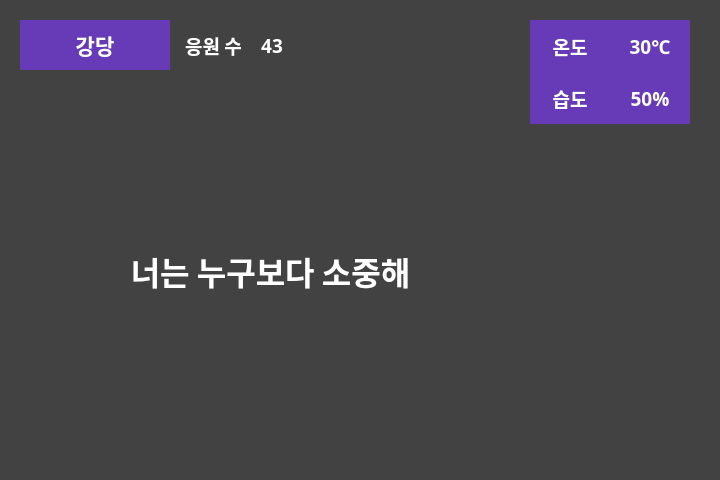
<?xml version="1.0" encoding="UTF-8"?>
<ui version="4.0">
 <class>Dialog</class>
 <widget class="QDialog" name="Dialog">
  <property name="geometry">
   <rect>
    <x>0</x>
    <y>0</y>
    <width>720</width>
    <height>480</height>
   </rect>
  </property>
  <property name="palette">
   <palette>
    <active>
     <colorrole role="Button">
      <brush brushstyle="SolidPattern">
       <color alpha="255">
        <red>66</red>
        <green>66</green>
        <blue>66</blue>
       </color>
      </brush>
     </colorrole>
     <colorrole role="Base">
      <brush brushstyle="SolidPattern">
       <color alpha="255">
        <red>66</red>
        <green>66</green>
        <blue>66</blue>
       </color>
      </brush>
     </colorrole>
     <colorrole role="Window">
      <brush brushstyle="SolidPattern">
       <color alpha="255">
        <red>66</red>
        <green>66</green>
        <blue>66</blue>
       </color>
      </brush>
     </colorrole>
    </active>
    <inactive>
     <colorrole role="Button">
      <brush brushstyle="SolidPattern">
       <color alpha="255">
        <red>66</red>
        <green>66</green>
        <blue>66</blue>
       </color>
      </brush>
     </colorrole>
     <colorrole role="Base">
      <brush brushstyle="SolidPattern">
       <color alpha="255">
        <red>66</red>
        <green>66</green>
        <blue>66</blue>
       </color>
      </brush>
     </colorrole>
     <colorrole role="Window">
      <brush brushstyle="SolidPattern">
       <color alpha="255">
        <red>66</red>
        <green>66</green>
        <blue>66</blue>
       </color>
      </brush>
     </colorrole>
    </inactive>
    <disabled>
     <colorrole role="Button">
      <brush brushstyle="SolidPattern">
       <color alpha="255">
        <red>66</red>
        <green>66</green>
        <blue>66</blue>
       </color>
      </brush>
     </colorrole>
     <colorrole role="Base">
      <brush brushstyle="SolidPattern">
       <color alpha="255">
        <red>66</red>
        <green>66</green>
        <blue>66</blue>
       </color>
      </brush>
     </colorrole>
     <colorrole role="Window">
      <brush brushstyle="SolidPattern">
       <color alpha="255">
        <red>66</red>
        <green>66</green>
        <blue>66</blue>
       </color>
      </brush>
     </colorrole>
    </disabled>
   </palette>
  </property>
  <property name="contextMenuPolicy">
   <enum>Qt::NoContextMenu</enum>
  </property>
  <property name="acceptDrops">
   <bool>false</bool>
  </property>
  <property name="windowTitle">
   <string>Dialog</string>
  </property>
  <property name="styleSheet">
   <string notr="true">background:rgb(66, 66, 66)</string>
  </property>
  <widget class="QLabel" name="place">
   <property name="geometry">
    <rect>
     <x>20</x>
     <y>20</y>
     <width>150</width>
     <height>50</height>
    </rect>
   </property>
   <property name="font">
    <font>
     <family>나눔고딕</family>
     <pointsize>16</pointsize>
     <weight>75</weight>
     <bold>true</bold>
    </font>
   </property>
   <property name="layoutDirection">
    <enum>Qt::LeftToRight</enum>
   </property>
   <property name="styleSheet">
    <string notr="true">background:rgb(103, 58, 183);
color:rgb(255, 255, 255);</string>
   </property>
   <property name="text">
    <string>강당</string>
   </property>
   <property name="alignment">
    <set>Qt::AlignCenter</set>
   </property>
  </widget>
  <widget class="QWidget" name="horizontalLayoutWidget">
   <property name="geometry">
    <rect>
     <x>180</x>
     <y>30</y>
     <width>121</width>
     <height>31</height>
    </rect>
   </property>
   <layout class="QHBoxLayout" name="horizontalLayout">
    <property name="leftMargin">
     <number>5</number>
    </property>
    <property name="topMargin">
     <number>5</number>
    </property>
    <property name="rightMargin">
     <number>5</number>
    </property>
    <property name="bottomMargin">
     <number>5</number>
    </property>
    <item>
     <widget class="QLabel" name="cheering">
      <property name="font">
       <font>
        <family>나눔고딕</family>
        <pointsize>14</pointsize>
        <weight>75</weight>
        <bold>true</bold>
       </font>
      </property>
      <property name="layoutDirection">
       <enum>Qt::LeftToRight</enum>
      </property>
      <property name="styleSheet">
       <string notr="true">color:rgb(255, 255, 255);</string>
      </property>
      <property name="text">
       <string>응원 수</string>
      </property>
      <property name="alignment">
       <set>Qt::AlignCenter</set>
      </property>
     </widget>
    </item>
    <item>
     <widget class="QLabel" name="cheering_data">
      <property name="font">
       <font>
        <family>나눔고딕</family>
        <pointsize>14</pointsize>
        <weight>75</weight>
        <bold>true</bold>
       </font>
      </property>
      <property name="layoutDirection">
       <enum>Qt::LeftToRight</enum>
      </property>
      <property name="styleSheet">
       <string notr="true">color:rgb(255, 255, 255);</string>
      </property>
      <property name="text">
       <string>43</string>
      </property>
      <property name="alignment">
       <set>Qt::AlignCenter</set>
      </property>
     </widget>
    </item>
   </layout>
  </widget>
  <widget class="QWidget" name="gridLayoutWidget">
   <property name="geometry">
    <rect>
     <x>530</x>
     <y>20</y>
     <width>160</width>
     <height>104</height>
    </rect>
   </property>
   <layout class="QGridLayout" name="gridLayout">
    <property name="spacing">
     <number>0</number>
    </property>
    <item row="2" column="2">
     <widget class="QLabel" name="humidity_data">
      <property name="font">
       <font>
        <family>나눔고딕</family>
        <pointsize>14</pointsize>
        <weight>75</weight>
        <bold>true</bold>
       </font>
      </property>
      <property name="layoutDirection">
       <enum>Qt::LeftToRight</enum>
      </property>
      <property name="styleSheet">
       <string notr="true">background:rgb(103, 58, 183);
color:rgb(255, 255, 255);</string>
      </property>
      <property name="text">
       <string>50%</string>
      </property>
      <property name="alignment">
       <set>Qt::AlignCenter</set>
      </property>
     </widget>
    </item>
    <item row="1" column="1">
     <widget class="QLabel" name="temperautre">
      <property name="font">
       <font>
        <family>나눔고딕</family>
        <pointsize>14</pointsize>
        <weight>75</weight>
        <bold>true</bold>
       </font>
      </property>
      <property name="layoutDirection">
       <enum>Qt::LeftToRight</enum>
      </property>
      <property name="styleSheet">
       <string notr="true">background:rgb(103, 58, 183);
color:rgb(255, 255, 255);</string>
      </property>
      <property name="text">
       <string>온도</string>
      </property>
      <property name="alignment">
       <set>Qt::AlignCenter</set>
      </property>
     </widget>
    </item>
    <item row="2" column="1">
     <widget class="QLabel" name="humidity">
      <property name="font">
       <font>
        <family>나눔고딕</family>
        <pointsize>14</pointsize>
        <weight>75</weight>
        <bold>true</bold>
       </font>
      </property>
      <property name="layoutDirection">
       <enum>Qt::LeftToRight</enum>
      </property>
      <property name="styleSheet">
       <string notr="true">background:rgb(103, 58, 183);
color:rgb(255, 255, 255);</string>
      </property>
      <property name="text">
       <string>습도</string>
      </property>
      <property name="alignment">
       <set>Qt::AlignCenter</set>
      </property>
     </widget>
    </item>
    <item row="1" column="2">
     <widget class="QLabel" name="temperautre_data">
      <property name="font">
       <font>
        <family>나눔고딕</family>
        <pointsize>14</pointsize>
        <weight>75</weight>
        <bold>true</bold>
       </font>
      </property>
      <property name="layoutDirection">
       <enum>Qt::LeftToRight</enum>
      </property>
      <property name="styleSheet">
       <string notr="true">background:rgb(103, 58, 183);
color:rgb(255, 255, 255);</string>
      </property>
      <property name="text">
       <string>30℃</string>
      </property>
      <property name="alignment">
       <set>Qt::AlignCenter</set>
      </property>
     </widget>
    </item>
   </layout>
  </widget>
  <widget class="QPushButton" name="index_up">
   <property name="geometry">
    <rect>
     <x>540</x>
     <y>160</y>
     <width>150</width>
     <height>100</height>
    </rect>
   </property>
   <property name="palette">
    <palette>
     <active>
      <colorrole role="Button">
       <brush brushstyle="SolidPattern">
        <color alpha="255">
         <red>66</red>
         <green>66</green>
         <blue>66</blue>
        </color>
       </brush>
      </colorrole>
      <colorrole role="Base">
       <brush brushstyle="SolidPattern">
        <color alpha="255">
         <red>66</red>
         <green>66</green>
         <blue>66</blue>
        </color>
       </brush>
      </colorrole>
      <colorrole role="Window">
       <brush brushstyle="SolidPattern">
        <color alpha="255">
         <red>66</red>
         <green>66</green>
         <blue>66</blue>
        </color>
       </brush>
      </colorrole>
     </active>
     <inactive>
      <colorrole role="Button">
       <brush brushstyle="SolidPattern">
        <color alpha="255">
         <red>66</red>
         <green>66</green>
         <blue>66</blue>
        </color>
       </brush>
      </colorrole>
      <colorrole role="Base">
       <brush brushstyle="SolidPattern">
        <color alpha="255">
         <red>66</red>
         <green>66</green>
         <blue>66</blue>
        </color>
       </brush>
      </colorrole>
      <colorrole role="Window">
       <brush brushstyle="SolidPattern">
        <color alpha="255">
         <red>66</red>
         <green>66</green>
         <blue>66</blue>
        </color>
       </brush>
      </colorrole>
     </inactive>
     <disabled>
      <colorrole role="Button">
       <brush brushstyle="SolidPattern">
        <color alpha="255">
         <red>66</red>
         <green>66</green>
         <blue>66</blue>
        </color>
       </brush>
      </colorrole>
      <colorrole role="Base">
       <brush brushstyle="SolidPattern">
        <color alpha="255">
         <red>66</red>
         <green>66</green>
         <blue>66</blue>
        </color>
       </brush>
      </colorrole>
      <colorrole role="Window">
       <brush brushstyle="SolidPattern">
        <color alpha="255">
         <red>66</red>
         <green>66</green>
         <blue>66</blue>
        </color>
       </brush>
      </colorrole>
     </disabled>
    </palette>
   </property>
   <property name="cursor">
    <cursorShape>PointingHandCursor</cursorShape>
   </property>
   <property name="tabletTracking">
    <bool>false</bool>
   </property>
   <property name="focusPolicy">
    <enum>Qt::NoFocus</enum>
   </property>
   <property name="contextMenuPolicy">
    <enum>Qt::NoContextMenu</enum>
   </property>
   <property name="acceptDrops">
    <bool>false</bool>
   </property>
   <property name="autoFillBackground">
    <bool>false</bool>
   </property>
   <property name="styleSheet">
    <string notr="true"/>
   </property>
   <property name="text">
    <string/>
   </property>
   <property name="icon">
    <iconset resource="image/button_image.qrc">
     <normaloff>:/button_updown/triangle_up.png</normaloff>:/button_updown/triangle_up.png</iconset>
   </property>
   <property name="iconSize">
    <size>
     <width>200</width>
     <height>200</height>
    </size>
   </property>
   <property name="shortcut">
    <string/>
   </property>
   <property name="checkable">
    <bool>false</bool>
   </property>
   <property name="checked">
    <bool>false</bool>
   </property>
   <property name="autoRepeat">
    <bool>false</bool>
   </property>
   <property name="autoExclusive">
    <bool>false</bool>
   </property>
   <property name="autoDefault">
    <bool>true</bool>
   </property>
   <property name="flat">
    <bool>true</bool>
   </property>
  </widget>
  <widget class="QPushButton" name="index_down">
   <property name="geometry">
    <rect>
     <x>540</x>
     <y>280</y>
     <width>150</width>
     <height>100</height>
    </rect>
   </property>
   <property name="cursor">
    <cursorShape>PointingHandCursor</cursorShape>
   </property>
   <property name="focusPolicy">
    <enum>Qt::NoFocus</enum>
   </property>
   <property name="styleSheet">
    <string notr="true"/>
   </property>
   <property name="text">
    <string/>
   </property>
   <property name="icon">
    <iconset resource="image/button_image.qrc">
     <normaloff>:/button_updown/triangle_down.png</normaloff>:/button_updown/triangle_down.png</iconset>
   </property>
   <property name="iconSize">
    <size>
     <width>200</width>
     <height>200</height>
    </size>
   </property>
   <property name="flat">
    <bool>true</bool>
   </property>
  </widget>
  <widget class="QLabel" name="cheering_sentence">
   <property name="geometry">
    <rect>
     <x>30</x>
     <y>210</y>
     <width>481</width>
     <height>121</height>
    </rect>
   </property>
   <property name="font">
    <font>
     <family>나눔고딕</family>
     <pointsize>24</pointsize>
     <weight>75</weight>
     <bold>true</bold>
    </font>
   </property>
   <property name="layoutDirection">
    <enum>Qt::LeftToRight</enum>
   </property>
   <property name="styleSheet">
    <string notr="true">color:rgb(255, 255, 255);</string>
   </property>
   <property name="text">
    <string>너는 누구보다 소중해</string>
   </property>
   <property name="alignment">
    <set>Qt::AlignCenter</set>
   </property>
  </widget>
 </widget>
 <resources>
  <include location="image/button_image.qrc"/>
 </resources>
 <connections/>
</ui>
